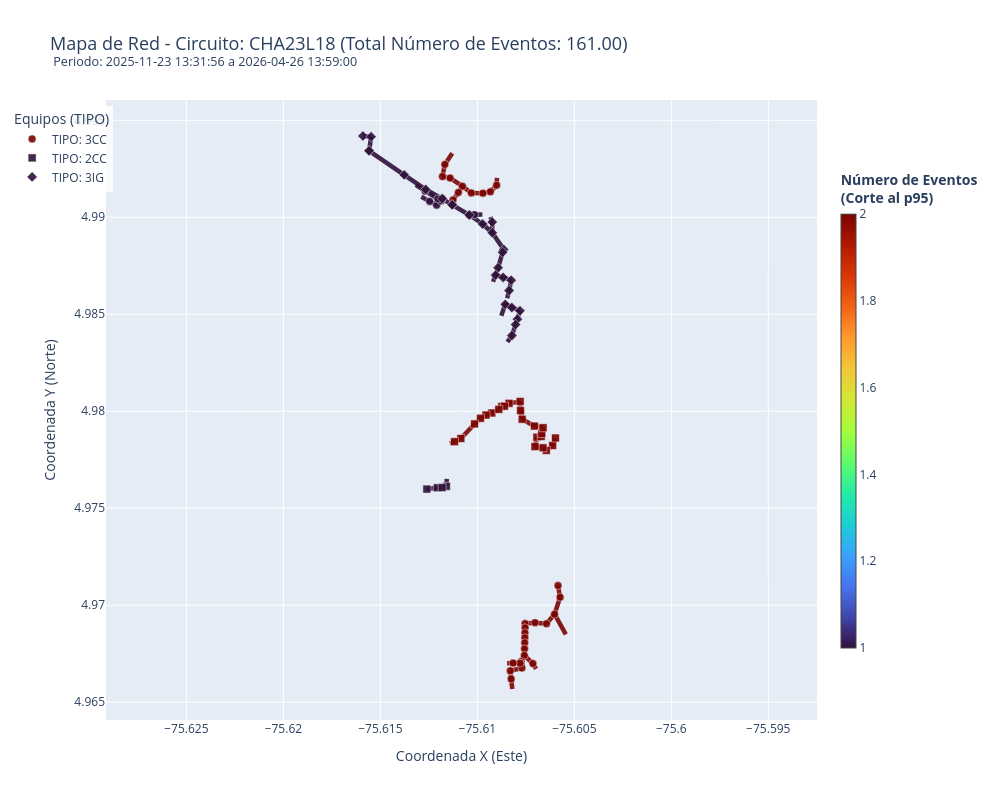

Here is the notebook cell this chart was saved with:
### Markdown cell above
## 2.2 GIS MAP

### Code cell
from chec_local_interpreter.plotting import plot_circuit_map_plotly

if SELECTED_CIRCUITOS:
    CIRCUITO_MAPA_INTERES = SELECTED_CIRCUITOS[0]
else:
    disponibles_mapa = available_circuits(raw_df)
    if not disponibles_mapa:
        raise ValueError("No hay circuitos disponibles para construir el mapa.")
    CIRCUITO_MAPA_INTERES = disponibles_mapa[0]

plot_circuit_map_plotly(
    df=raw_df,
    circuito_name=CIRCUITO_MAPA_INTERES,
    date_range=(START_DATE, END_DATE) if START_DATE or END_DATE else None,
    color_target='number_of_events',
)

### Figure 1 — Plotly figure (JSON) as saved in the notebook; plotly's stock layout.template omitted (floating-point values rounded to 4 significant figures)
{"data": [{"hoverinfo": "none", "marker": {"cmax": 2, "cmin": 1, "colorbar": {"len": 0.8, "thickness": 15, "title": {"font": {"weight": "bold"}, "text": "Número de Eventos<br>(Corte al p95)"}}, "colorscale": [[0, "#30123b"], [0.07143, "#4145ab"], [0.1429, "#4675ed"], [0.2143, "#39a2fc"], [0.2857, "#1bcfd4"], [0.3571, "#24eca6"], [0.4286, "#61fc6c"], [0.5, "#a4fc3b"], [0.5714, "#d1e834"], [0.6429, "#f3c63a"], [0.7143, "#fe9b2d"], [0.7857, "#f36315"], [0.8571, "#d93806"], [0.9286, "#b11901"], [1, "#7a0402"]], "showscale": true}, "mode": "markers", "showlegend": false, "type": "scatter", "x": [null], "y": [null]}, {"hoverinfo": "text", "line": {"color": "#7a0402", "width": 4.5}, "mode": "lines", "opacity": 0.9, "showlegend": false, "text": "FID_VANO: 20396400<br>TIPO: 3CC<br>Número de Eventos: 3.00", "type": "scatter", "x": [-75.61, -75.61], "y": [4.993, 4.993]}, {"hoverinfo": "text", "line": {"color": "#7a0402", "width": 4.5}, "mode": "lines", "opacity": 0.9, "showlegend": false, "text": "FID_VANO: 49284992<br>TIPO: 3CC<br>Número de Eventos: 3.00", "type": "scatter", "x": [-75.61, -75.61], "y": [4.992, 4.992]}, {"hoverinfo": "text", "line": {"color": "#7a0402", "width": 4.5}, "mode": "lines", "opacity": 0.9, "showlegend": false, "text": "FID_VANO: 49284993<br>TIPO: 3CC<br>Número de Eventos: 3.00", "type": "scatter", "x": [-75.61, -75.61], "y": [4.992, 4.993]}, {"hoverinfo": "text", "line": {"color": "#7a0402", "width": 4.5}, "mode": "lines", "opacity": 0.9, "showlegend": false, "text": "FID_VANO: 49284994<br>TIPO: 3CC<br>Número de Eventos: 3.00", "type": "scatter", "x": [-75.61, -75.61], "y": [4.992, 4.992]}, {"hoverinfo": "text", "line": {"color": "#30123b", "width": 4.5}, "mode": "lines", "opacity": 0.9, "showlegend": false, "text": "FID_VANO: 20396190<br>TIPO: 3CC<br>Número de Eventos: 1.00", "type": "scatter", "x": [-75.61, -75.61], "y": [4.99, 4.99]}, {"hoverinfo": "text", "line": {"color": "#30123b", "width": 4.5}, "mode": "lines", "opacity": 0.9, "showlegend": false, "text": "FID_VANO: 20396191<br>TIPO: 3CC<br>Número de Eventos: 1.00", "type": "scatter", "x": [-75.61, -75.61], "y": [4.99, 4.99]}, {"hoverinfo": "text", "line": {"color": "#30123b", "width": 4.5}, "mode": "lines", "opacity": 0.9, "showlegend": false, "text": "FID_VANO: 20396485<br>TIPO: 2CC<br>Número de Eventos: 1.00", "type": "scatter", "x": [-75.61, -75.61], "y": [4.976, 4.977]}, {"hoverinfo": "text", "line": {"color": "#30123b", "width": 4.5}, "mode": "lines", "opacity": 0.9, "showlegend": false, "text": "FID_VANO: 20396492<br>TIPO: 2CC<br>Número de Eventos: 1.00", "type": "scatter", "x": [-75.61, -75.61], "y": [4.976, 4.976]}, {"hoverinfo": "text", "line": {"color": "#30123b", "width": 4.5}, "mode": "lines", "opacity": 0.9, "showlegend": false, "text": "FID_VANO: 20396493<br>TIPO: 2CC<br>Número de Eventos: 1.00", "type": "scatter", "x": [-75.61, -75.61], "y": [4.976, 4.976]}, {"hoverinfo": "text", "line": {"color": "#30123b", "width": 4.5}, "mode": "lines", "opacity": 0.9, "showlegend": false, "text": "FID_VANO: 20396494<br>TIPO: 2CC<br>Número de Eventos: 1.00", "type": "scatter", "x": [-75.61, -75.61], "y": [4.976, 4.976]}, {"hoverinfo": "text", "line": {"color": "#30123b", "width": 4.5}, "mode": "lines", "opacity": 0.9, "showlegend": false, "text": "FID_VANO: 20396187<br>TIPO: 3CC<br>Número de Eventos: 1.00", "type": "scatter", "x": [-75.61, -75.61], "y": [4.991, 4.991]}, {"hoverinfo": "text", "line": {"color": "#30123b", "width": 4.5}, "mode": "lines", "opacity": 0.9, "showlegend": false, "text": "FID_VANO: 20396347<br>TIPO: 3CC<br>Número de Eventos: 1.00", "type": "scatter", "x": [-75.61, -75.61], "y": [4.991, 4.991]}, {"hoverinfo": "text", "line": {"color": "#30123b", "width": 4.5}, "mode": "lines", "opacity": 0.9, "showlegend": false, "text": "FID_VANO: 20396375<br>TIPO: 3CC<br>Número de Eventos: 1.00", "type": "scatter", "x": [-75.61, -75.61], "y": [4.991, 4.991]}, {"hoverinfo": "text", "line": {"color": "#30123b", "width": 4.5}, "mode": "lines", "opacity": 0.9, "showlegend": false, "text": "FID_VANO: 20396460<br>TIPO: 3CC<br>Número de Eventos: 1.00", "type": "scatter", "x": [-75.61, -75.61], "y": [4.991, 4.991]}, {"hoverinfo": "text", "line": {"color": "#30123b", "width": 4.5}, "mode": "lines", "opacity": 0.9, "showlegend": false, "text": "FID_VANO: 20396461<br>TIPO: 3CC<br>Número de Eventos: 1.00", "type": "scatter", "x": [-75.61, -75.61], "y": [4.991, 4.991]}, {"hoverinfo": "text", "line": {"color": "#30123b", "width": 4.5}, "mode": "lines", "opacity": 0.9, "showlegend": false, "text": "FID_VANO: 20396462<br>TIPO: 3CC<br>Número de Eventos: 1.00", "type": "scatter", "x": [-75.61, -75.61], "y": [4.991, 4.992]}, {"hoverinfo": "text", "line": {"color": "#30123b", "width": 4.5}, "mode": "lines", "opacity": 0.9, "showlegend": false, "text": "FID_VANO: 40147603<br>TIPO: 3CC<br>Número de Eventos: 1.00", "type": "scatter", "x": [-75.61, -75.61], "y": [4.991, 4.991]}, {"hoverinfo": "text", "line": {"color": "#30123b", "width": 4.5}, "mode": "lines", "opacity": 0.9, "showlegend": false, "text": "FID_VANO: 20396129<br>TIPO: 3IG<br>Número de Eventos: 1.00", "type": "scatter", "x": [-75.61, -75.61], "y": [4.992, 4.991]}, {"hoverinfo": "text", "line": {"color": "#30123b", "width": 4.5}, "mode": "lines", "opacity": 0.9, "showlegend": false, "text": "FID_VANO: 20396131<br>TIPO: 3IG<br>Número de Eventos: 1.00", "type": "scatter", "x": [-75.61, -75.61], "y": [4.986, 4.985]}, {"hoverinfo": "text", "line": {"color": "#30123b", "width": 4.5}, "mode": "lines", "opacity": 0.9, "showlegend": false, "text": "FID_VANO: 20396132<br>TIPO: 3IG<br>Número de Eventos: 1.00", "type": "scatter", "x": [-75.61, -75.61], "y": [4.986, 4.986]}, {"hoverinfo": "text", "line": {"color": "#30123b", "width": 4.5}, "mode": "lines", "opacity": 0.9, "showlegend": false, "text": "FID_VANO: 20396133<br>TIPO: 3IG<br>Número de Eventos: 1.00", "type": "scatter", "x": [-75.61, -75.61], "y": [4.986, 4.985]}, {"hoverinfo": "text", "line": {"color": "#30123b", "width": 4.5}, "mode": "lines", "opacity": 0.9, "showlegend": false, "text": "FID_VANO: 20396134<br>TIPO: 3IG<br>Número de Eventos: 1.00", "type": "scatter", "x": [-75.61, -75.61], "y": [4.984, 4.984]}, {"hoverinfo": "text", "line": {"color": "#30123b", "width": 4.5}, "mode": "lines", "opacity": 0.9, "showlegend": false, "text": "FID_VANO: 20396148<br>TIPO: 3IG<br>Número de Eventos: 1.00", "type": "scatter", "x": [-75.61, -75.61], "y": [4.991, 4.991]}, {"hoverinfo": "text", "line": {"color": "#30123b", "width": 4.5}, "mode": "lines", "opacity": 0.9, "showlegend": false, "text": "FID_VANO: 20396188<br>TIPO: 3IG<br>Número de Eventos: 1.00", "type": "scatter", "x": [-75.61, -75.61], "y": [4.991, 4.991]}, {"hoverinfo": "text", "line": {"color": "#30123b", "width": 4.5}, "mode": "lines", "opacity": 0.9, "showlegend": false, "text": "FID_VANO: 20396189<br>TIPO: 3IG<br>Número de Eventos: 1.00", "type": "scatter", "x": [-75.61, -75.61], "y": [4.991, 4.99]}, {"hoverinfo": "text", "line": {"color": "#30123b", "width": 4.5}, "mode": "lines", "opacity": 0.9, "showlegend": false, "text": "FID_VANO: 20396199<br>TIPO: 3IG<br>Número de Eventos: 1.00", "type": "scatter", "x": [-75.61, -75.61], "y": [4.99, 4.99]}, {"hoverinfo": "text", "line": {"color": "#30123b", "width": 4.5}, "mode": "lines", "opacity": 0.9, "showlegend": false, "text": "FID_VANO: 20396200<br>TIPO: 3IG<br>Número de Eventos: 1.00", "type": "scatter", "x": [-75.61, -75.61], "y": [4.99, 4.989]}, {"hoverinfo": "text", "line": {"color": "#30123b", "width": 4.5}, "mode": "lines", "opacity": 0.9, "showlegend": false, "text": "FID_VANO: 20396201<br>TIPO: 3IG<br>Número de Eventos: 1.00", "type": "scatter", "x": [-75.61, -75.61], "y": [4.989, 4.99]}, {"hoverinfo": "text", "line": {"color": "#30123b", "width": 4.5}, "mode": "lines", "opacity": 0.9, "showlegend": false, "text": "FID_VANO: 20396202<br>TIPO: 3IG<br>Número de Eventos: 1.00", "type": "scatter", "x": [-75.61, -75.61], "y": [4.99, 4.99]}, {"hoverinfo": "text", "line": {"color": "#30123b", "width": 4.5}, "mode": "lines", "opacity": 0.9, "showlegend": false, "text": "FID_VANO: 20396203<br>TIPO: 3IG<br>Número de Eventos: 1.00", "type": "scatter", "x": [-75.61, -75.61], "y": [4.989, 4.988]}, {"hoverinfo": "text", "line": {"color": "#30123b", "width": 4.5}, "mode": "lines", "opacity": 0.9, "showlegend": false, "text": "FID_VANO: 20396204<br>TIPO: 3IG<br>Número de Eventos: 1.00", "type": "scatter", "x": [-75.61, -75.61], "y": [4.988, 4.988]}, {"hoverinfo": "text", "line": {"color": "#30123b", "width": 4.5}, "mode": "lines", "opacity": 0.9, "showlegend": false, "text": "FID_VANO: 20396205<br>TIPO: 3IG<br>Número de Eventos: 1.00", "type": "scatter", "x": [-75.61, -75.61], "y": [4.988, 4.987]}, {"hoverinfo": "text", "line": {"color": "#30123b", "width": 4.5}, "mode": "lines", "opacity": 0.9, "showlegend": false, "text": "FID_VANO: 20396206<br>TIPO: 3IG<br>Número de Eventos: 1.00", "type": "scatter", "x": [-75.61, -75.61], "y": [4.987, 4.987]}, {"hoverinfo": "text", "line": {"color": "#30123b", "width": 4.5}, "mode": "lines", "opacity": 0.9, "showlegend": false, "text": "FID_VANO: 20396207<br>TIPO: 3IG<br>Número de Eventos: 1.00", "type": "scatter", "x": [-75.61, -75.61], "y": [4.987, 4.987]}, {"hoverinfo": "text", "line": {"color": "#30123b", "width": 4.5}, "mode": "lines", "opacity": 0.9, "showlegend": false, "text": "FID_VANO: 20396218<br>TIPO: 3IG<br>Número de Eventos: 1.00", "type": "scatter", "x": [-75.61, -75.61], "y": [4.987, 4.987]}, {"hoverinfo": "text", "line": {"color": "#30123b", "width": 4.5}, "mode": "lines", "opacity": 0.9, "showlegend": false, "text": "FID_VANO: 20396268<br>TIPO: 3IG<br>Número de Eventos: 1.00", "type": "scatter", "x": [-75.62, -75.62], "y": [4.994, 4.994]}, {"hoverinfo": "text", "line": {"color": "#30123b", "width": 4.5}, "mode": "lines", "opacity": 0.9, "showlegend": false, "text": "FID_VANO: 20396353<br>TIPO: 3IG<br>Número de Eventos: 1.00", "type": "scatter", "x": [-75.61, -75.61], "y": [4.987, 4.986]}, {"hoverinfo": "text", "line": {"color": "#30123b", "width": 4.5}, "mode": "lines", "opacity": 0.9, "showlegend": false, "text": "FID_VANO: 20396362<br>TIPO: 3IG<br>Número de Eventos: 1.00", "type": "scatter", "x": [-75.61, -75.61], "y": [4.985, 4.985]}, {"hoverinfo": "text", "line": {"color": "#30123b", "width": 4.5}, "mode": "lines", "opacity": 0.9, "showlegend": false, "text": "FID_VANO: 20396363<br>TIPO: 3IG<br>Número de Eventos: 1.00", "type": "scatter", "x": [-75.61, -75.61], "y": [4.985, 4.985]}, {"hoverinfo": "text", "line": {"color": "#30123b", "width": 4.5}, "mode": "lines", "opacity": 0.9, "showlegend": false, "text": "FID_VANO: 20396385<br>TIPO: 3IG<br>Número de Eventos: 1.00", "type": "scatter", "x": [-75.61, -75.61], "y": [4.986, 4.986]}, {"hoverinfo": "text", "line": {"color": "#30123b", "width": 4.5}, "mode": "lines", "opacity": 0.9, "showlegend": false, "text": "FID_VANO: 20396393<br>TIPO: 3IG<br>Número de Eventos: 1.00", "type": "scatter", "x": [-75.61, -75.61], "y": [4.985, 4.984]}, {"hoverinfo": "text", "line": {"color": "#30123b", "width": 4.5}, "mode": "lines", "opacity": 0.9, "showlegend": false, "text": "FID_VANO: 20396394<br>TIPO: 3IG<br>Número de Eventos: 1.00", "type": "scatter", "x": [-75.61, -75.61], "y": [4.984, 4.984]}, {"hoverinfo": "text", "line": {"color": "#30123b", "width": 4.5}, "mode": "lines", "opacity": 0.9, "showlegend": false, "text": "FID_VANO: 20396395<br>TIPO: 3IG<br>Número de Eventos: 1.00", "type": "scatter", "x": [-75.62, -75.62], "y": [4.994, 4.993]}, {"hoverinfo": "text", "line": {"color": "#30123b", "width": 4.5}, "mode": "lines", "opacity": 0.9, "showlegend": false, "text": "FID_VANO: 20396396<br>TIPO: 3IG<br>Número de Eventos: 1.00", "type": "scatter", "x": [-75.62, -75.61], "y": [4.993, 4.992]}, {"hoverinfo": "text", "line": {"color": "#30123b", "width": 4.5}, "mode": "lines", "opacity": 0.9, "showlegend": false, "text": "FID_VANO: 20396397<br>TIPO: 3IG<br>Número de Eventos: 1.00", "type": "scatter", "x": [-75.62, -75.62], "y": [4.993, 4.993]}, {"hoverinfo": "text", "line": {"color": "#30123b", "width": 4.5}, "mode": "lines", "opacity": 0.9, "showlegend": false, "text": "FID_VANO: 20396434<br>TIPO: 3IG<br>Número de Eventos: 1.00", "type": "scatter", "x": [-75.61, -75.61], "y": [4.987, 4.987]}, {"hoverinfo": "text", "line": {"color": "#30123b", "width": 4.5}, "mode": "lines", "opacity": 0.9, "showlegend": false, "text": "FID_VANO: 46928690<br>TIPO: 3IG<br>Número de Eventos: 1.00", "type": "scatter", "x": [-75.61, -75.61], "y": [4.991, 4.991]}, {"hoverinfo": "text", "line": {"color": "#7a0402", "width": 4.5}, "mode": "lines", "opacity": 0.9, "showlegend": false, "text": "FID_VANO: 20396139<br>TIPO: 3CC<br>Número de Eventos: 2.00", "type": "scatter", "x": [-75.61, -75.61], "y": [4.971, 4.97]}, {"hoverinfo": "text", "line": {"color": "#7a0402", "width": 4.5}, "mode": "lines", "opacity": 0.9, "showlegend": false, "text": "FID_VANO: 20396417<br>TIPO: 3CC<br>Número de Eventos: 2.00", "type": "scatter", "x": [-75.61, -75.61], "y": [4.97, 4.97]}, {"hoverinfo": "text", "line": {"color": "#7a0402", "width": 4.5}, "mode": "lines", "opacity": 0.9, "showlegend": false, "text": "FID_VANO: 20396449<br>TIPO: 3CC<br>Número de Eventos: 2.00", "type": "scatter", "x": [-75.61, -75.61], "y": [4.97, 4.969]}, {"hoverinfo": "text", "line": {"color": "#7a0402", "width": 4.5}, "mode": "lines", "opacity": 0.9, "showlegend": false, "text": "FID_VANO: 20396496<br>TIPO: 3CC<br>Número de Eventos: 2.00", "type": "scatter", "x": [-75.61, -75.61], "y": [4.97, 4.969]}, {"hoverinfo": "text", "line": {"color": "#7a0402", "width": 4.5}, "mode": "lines", "opacity": 0.9, "showlegend": false, "text": "FID_VANO: 20396497<br>TIPO: 3CC<br>Número de Eventos: 2.00", "type": "scatter", "x": [-75.61, -75.61], "y": [4.969, 4.969]}, {"hoverinfo": "text", "line": {"color": "#7a0402", "width": 4.5}, "mode": "lines", "opacity": 0.9, "showlegend": false, "text": "FID_VANO: 20396498<br>TIPO: 3CC<br>Número de Eventos: 2.00", "type": "scatter", "x": [-75.61, -75.61], "y": [4.969, 4.969]}, {"hoverinfo": "text", "line": {"color": "#7a0402", "width": 4.5}, "mode": "lines", "opacity": 0.9, "showlegend": false, "text": "FID_VANO: 20396499<br>TIPO: 3CC<br>Número de Eventos: 2.00", "type": "scatter", "x": [-75.61, -75.61], "y": [4.969, 4.969]}, {"hoverinfo": "text", "line": {"color": "#7a0402", "width": 4.5}, "mode": "lines", "opacity": 0.9, "showlegend": false, "text": "FID_VANO: 20396500<br>TIPO: 3CC<br>Número de Eventos: 2.00", "type": "scatter", "x": [-75.61, -75.61], "y": [4.969, 4.969]}, {"hoverinfo": "text", "line": {"color": "#7a0402", "width": 4.5}, "mode": "lines", "opacity": 0.9, "showlegend": false, "text": "FID_VANO: 20396501<br>TIPO: 3CC<br>Número de Eventos: 2.00", "type": "scatter", "x": [-75.61, -75.61], "y": [4.969, 4.968]}, {"hoverinfo": "text", "line": {"color": "#7a0402", "width": 4.5}, "mode": "lines", "opacity": 0.9, "showlegend": false, "text": "FID_VANO: 20396502<br>TIPO: 3CC<br>Número de Eventos: 2.00", "type": "scatter", "x": [-75.61, -75.61], "y": [4.968, 4.968]}, {"hoverinfo": "text", "line": {"color": "#7a0402", "width": 4.5}, "mode": "lines", "opacity": 0.9, "showlegend": false, "text": "FID_VANO: 20396503<br>TIPO: 3CC<br>Número de Eventos: 2.00", "type": "scatter", "x": [-75.61, -75.61], "y": [4.968, 4.968]}, {"hoverinfo": "text", "line": {"color": "#7a0402", "width": 4.5}, "mode": "lines", "opacity": 0.9, "showlegend": false, "text": "FID_VANO: 20396504<br>TIPO: 3CC<br>Número de Eventos: 2.00", "type": "scatter", "x": [-75.61, -75.61], "y": [4.968, 4.967]}, {"hoverinfo": "text", "line": {"color": "#7a0402", "width": 4.5}, "mode": "lines", "opacity": 0.9, "showlegend": false, "text": "FID_VANO: 20396505<br>TIPO: 3CC<br>Número de Eventos: 2.00", "type": "scatter", "x": [-75.61, -75.61], "y": [4.967, 4.967]}, {"hoverinfo": "text", "line": {"color": "#7a0402", "width": 4.5}, "mode": "lines", "opacity": 0.9, "showlegend": false, "text": "FID_VANO: 20396506<br>TIPO: 3CC<br>Número de Eventos: 2.00", "type": "scatter", "x": [-75.61, -75.61], "y": [4.967, 4.967]}, {"hoverinfo": "text", "line": {"color": "#7a0402", "width": 4.5}, "mode": "lines", "opacity": 0.9, "showlegend": false, "text": "FID_VANO: 20396507<br>TIPO: 3CC<br>Número de Eventos: 2.00", "type": "scatter", "x": [-75.61, -75.61], "y": [4.967, 4.967]}, {"hoverinfo": "text", "line": {"color": "#7a0402", "width": 4.5}, "mode": "lines", "opacity": 0.9, "showlegend": false, "text": "FID_VANO: 20396508<br>TIPO: 3CC<br>Número de Eventos: 2.00", "type": "scatter", "x": [-75.61, -75.61], "y": [4.967, 4.967]}, {"hoverinfo": "text", "line": {"color": "#7a0402", "width": 4.5}, "mode": "lines", "opacity": 0.9, "showlegend": false, "text": "FID_VANO: 20396509<br>TIPO: 3CC<br>Número de Eventos: 2.00", "type": "scatter", "x": [-75.61, -75.61], "y": [4.967, 4.967]}, {"hoverinfo": "text", "line": {"color": "#7a0402", "width": 4.5}, "mode": "lines", "opacity": 0.9, "showlegend": false, "text": "FID_VANO: 20396511<br>TIPO: 3CC<br>Número de Eventos: 2.00", "type": "scatter", "x": [-75.61, -75.61], "y": [4.967, 4.967]}, {"hoverinfo": "text", "line": {"color": "#7a0402", "width": 4.5}, "mode": "lines", "opacity": 0.9, "showlegend": false, "text": "FID_VANO: 20396512<br>TIPO: 3CC<br>Número de Eventos: 2.00", "type": "scatter", "x": [-75.61, -75.61], "y": [4.967, 4.967]}, {"hoverinfo": "text", "line": {"color": "#7a0402", "width": 4.5}, "mode": "lines", "opacity": 0.9, "showlegend": false, "text": "FID_VANO: 40212073<br>TIPO: 3CC<br>Número de Eventos: 2.00", "type": "scatter", "x": [-75.61, -75.61], "y": [4.967, 4.966]}, {"hoverinfo": "text", "line": {"color": "#7a0402", "width": 4.5}, "mode": "lines", "opacity": 0.9, "showlegend": false, "text": "FID_VANO: 40212076<br>TIPO: 3CC<br>Número de Eventos: 2.00", "type": "scatter", "x": [-75.61, -75.61], "y": [4.966, 4.966]}, {"hoverinfo": "text", "line": {"color": "#7a0402", "width": 4.5}, "mode": "lines", "opacity": 0.9, "showlegend": false, "text": "FID_VANO: 357402702<br>TIPO: 3CC<br>Número de Eventos: 2.00", "type": "scatter", "x": [-75.61, -75.61], "y": [4.967, 4.967]}, {"hoverinfo": "text", "line": {"color": "#7a0402", "width": 4.5}, "mode": "lines", "opacity": 0.9, "showlegend": false, "text": "FID_VANO: 357559731<br>TIPO: 3CC<br>Número de Eventos: 2.00", "type": "scatter", "x": [-75.61, -75.61], "y": [4.967, 4.967]}, {"hoverinfo": "text", "line": {"color": "#7a0402", "width": 4.5}, "mode": "lines", "opacity": 0.9, "showlegend": false, "text": "FID_VANO: 20396159<br>TIPO: 2CC<br>Número de Eventos: 2.00", "type": "scatter", "x": [-75.61, -75.61], "y": [4.98, 4.98]}, {"hoverinfo": "text", "line": {"color": "#7a0402", "width": 4.5}, "mode": "lines", "opacity": 0.9, "showlegend": false, "text": "FID_VANO: 20396160<br>TIPO: 2CC<br>Número de Eventos: 2.00", "type": "scatter", "x": [-75.61, -75.61], "y": [4.98, 4.98]}, {"hoverinfo": "text", "line": {"color": "#7a0402", "width": 4.5}, "mode": "lines", "opacity": 0.9, "showlegend": false, "text": "FID_VANO: 20396161<br>TIPO: 2CC<br>Número de Eventos: 2.00", "type": "scatter", "x": [-75.61, -75.61], "y": [4.98, 4.979]}, {"hoverinfo": "text", "line": {"color": "#7a0402", "width": 4.5}, "mode": "lines", "opacity": 0.9, "showlegend": false, "text": "FID_VANO: 20396162<br>TIPO: 2CC<br>Número de Eventos: 2.00", "type": "scatter", "x": [-75.61, -75.61], "y": [4.979, 4.979]}, {"hoverinfo": "text", "line": {"color": "#7a0402", "width": 4.5}, "mode": "lines", "opacity": 0.9, "showlegend": false, "text": "FID_VANO: 20396168<br>TIPO: 2CC<br>Número de Eventos: 2.00", "type": "scatter", "x": [-75.61, -75.61], "y": [4.981, 4.98]}, {"hoverinfo": "text", "line": {"color": "#7a0402", "width": 4.5}, "mode": "lines", "opacity": 0.9, "showlegend": false, "text": "FID_VANO: 20396169<br>TIPO: 2CC<br>Número de Eventos: 2.00", "type": "scatter", "x": [-75.61, -75.61], "y": [4.98, 4.98]}, {"hoverinfo": "text", "line": {"color": "#7a0402", "width": 4.5}, "mode": "lines", "opacity": 0.9, "showlegend": false, "text": "FID_VANO: 20396170<br>TIPO: 2CC<br>Número de Eventos: 2.00", "type": "scatter", "x": [-75.61, -75.61], "y": [4.98, 4.98]}, {"hoverinfo": "text", "line": {"color": "#7a0402", "width": 4.5}, "mode": "lines", "opacity": 0.9, "showlegend": false, "text": "FID_VANO: 20396171<br>TIPO: 2CC<br>Número de Eventos: 2.00", "type": "scatter", "x": [-75.61, -75.61], "y": [4.98, 4.98]}, {"hoverinfo": "text", "line": {"color": "#7a0402", "width": 4.5}, "mode": "lines", "opacity": 0.9, "showlegend": false, "text": "FID_VANO: 20396172<br>TIPO: 2CC<br>Número de Eventos: 2.00", "type": "scatter", "x": [-75.61, -75.61], "y": [4.98, 4.98]}, {"hoverinfo": "text", "line": {"color": "#7a0402", "width": 4.5}, "mode": "lines", "opacity": 0.9, "showlegend": false, "text": "FID_VANO: 20396265<br>TIPO: 2CC<br>Número de Eventos: 2.00", "type": "scatter", "x": [-75.61, -75.61], "y": [4.979, 4.98]}, {"hoverinfo": "text", "line": {"color": "#7a0402", "width": 4.5}, "mode": "lines", "opacity": 0.9, "showlegend": false, "text": "FID_VANO: 20396266<br>TIPO: 2CC<br>Número de Eventos: 2.00", "type": "scatter", "x": [-75.61, -75.61], "y": [4.98, 4.98]}, {"hoverinfo": "text", "line": {"color": "#7a0402", "width": 4.5}, "mode": "lines", "opacity": 0.9, "showlegend": false, "text": "FID_VANO: 20396267<br>TIPO: 2CC<br>Número de Eventos: 2.00", "type": "scatter", "x": [-75.61, -75.61], "y": [4.98, 4.981]}, {"hoverinfo": "text", "line": {"color": "#7a0402", "width": 4.5}, "mode": "lines", "opacity": 0.9, "showlegend": false, "text": "FID_VANO: 20396447<br>TIPO: 2CC<br>Número de Eventos: 2.00", "type": "scatter", "x": [-75.61, -75.61], "y": [4.979, 4.978]}, {"hoverinfo": "text", "line": {"color": "#7a0402", "width": 4.5}, "mode": "lines", "opacity": 0.9, "showlegend": false, "text": "FID_VANO: 20396448<br>TIPO: 2CC<br>Número de Eventos: 2.00", "type": "scatter", "x": [-75.61, -75.61], "y": [4.978, 4.978]}, {"hoverinfo": "text", "line": {"color": "#7a0402", "width": 4.5}, "mode": "lines", "opacity": 0.9, "showlegend": false, "text": "FID_VANO: 43294643<br>TIPO: 2CC<br>Número de Eventos: 2.00", "type": "scatter", "x": [-75.61, -75.61], "y": [4.978, 4.978]}, {"hoverinfo": "text", "line": {"color": "#7a0402", "width": 4.5}, "mode": "lines", "opacity": 0.9, "showlegend": false, "text": "FID_VANO: 43294653<br>TIPO: 2CC<br>Número de Eventos: 2.00", "type": "scatter", "x": [-75.61, -75.61], "y": [4.978, 4.978]}, {"hoverinfo": "text", "line": {"color": "#7a0402", "width": 4.5}, "mode": "lines", "opacity": 0.9, "showlegend": false, "text": "FID_VANO: 43294662<br>TIPO: 2CC<br>Número de Eventos: 2.00", "type": "scatter", "x": [-75.61, -75.61], "y": [4.978, 4.978]}, {"hoverinfo": "text", "line": {"color": "#7a0402", "width": 4.5}, "mode": "lines", "opacity": 0.9, "showlegend": false, "text": "FID_VANO: 43294673<br>TIPO: 2CC<br>Número de Eventos: 2.00", "type": "scatter", "x": [-75.61, -75.61], "y": [4.978, 4.979]}, {"hoverinfo": "text", "line": {"color": "#7a0402", "width": 4.5}, "mode": "lines", "opacity": 0.9, "showlegend": false, "text": "FID_VANO: 43294679<br>TIPO: 2CC<br>Número de Eventos: 2.00", "type": "scatter", "x": [-75.61, -75.61], "y": [4.979, 4.979]}, {"hoverinfo": "text", "line": {"color": "#7a0402", "width": 4.5}, "mode": "lines", "opacity": 0.9, "showlegend": false, "text": "FID_VANO: 43294686<br>TIPO: 2CC<br>Número de Eventos: 2.00", "type": "scatter", "x": [-75.61, -75.61], "y": [4.979, 4.979]}, {"hoverinfo": "text", "line": {"color": "#7a0402", "width": 4.5}, "mode": "lines", "opacity": 0.9, "showlegend": false, "text": "FID_VANO: 43294689<br>TIPO: 2CC<br>Número de Eventos: 2.00", "type": "scatter", "x": [-75.61, -75.61], "y": [4.979, 4.979]}, {"hoverinfo": "text", "line": {"color": "#7a0402", "width": 4.5}, "mode": "lines", "opacity": 0.9, "showlegend": false, "text": "FID_VANO: 43294690<br>TIPO: 2CC<br>Número de Eventos: 2.00", "type": "scatter", "x": [-75.61, -75.61], "y": [4.979, 4.979]}, {"hoverinfo": "text", "line": {"color": "#7a0402", "width": 4.5}, "mode": "lines", "opacity": 0.9, "showlegend": false, "text": "FID_VANO: 43294692<br>TIPO: 2CC<br>Número de Eventos: 2.00", "type": "scatter", "x": [-75.61, -75.61], "y": [4.979, 4.978]}, {"hoverinfo": "text", "line": {"color": "#7a0402", "width": 4.5}, "mode": "lines", "opacity": 0.9, "showlegend": false, "text": "FID_VANO: 46928684<br>TIPO: 3CC<br>Número de Eventos: 2.00", "type": "scatter", "x": [-75.61, -75.61], "y": [4.992, 4.992]}, {"hoverinfo": "text", "line": {"color": "#7a0402", "width": 4.5}, "mode": "lines", "opacity": 0.9, "showlegend": false, "text": "FID_VANO: 46928685<br>TIPO: 3CC<br>Número de Eventos: 2.00", "type": "scatter", "x": [-75.61, -75.61], "y": [4.991, 4.991]}, {"hoverinfo": "text", "line": {"color": "#7a0402", "width": 4.5}, "mode": "lines", "opacity": 0.9, "showlegend": false, "text": "FID_VANO: 46928686<br>TIPO: 3CC<br>Número de Eventos: 2.00", "type": "scatter", "x": [-75.61, -75.61], "y": [4.991, 4.992]}, {"hoverinfo": "text", "line": {"color": "#7a0402", "width": 4.5}, "mode": "lines", "opacity": 0.9, "showlegend": false, "text": "FID_VANO: 46928687<br>TIPO: 3CC<br>Número de Eventos: 2.00", "type": "scatter", "x": [-75.61, -75.61], "y": [4.991, 4.992]}, {"hoverinfo": "text", "line": {"color": "#7a0402", "width": 4.5}, "mode": "lines", "opacity": 0.9, "showlegend": false, "text": "FID_VANO: 46928688<br>TIPO: 3CC<br>Número de Eventos: 2.00", "type": "scatter", "x": [-75.61, -75.61], "y": [4.991, 4.991]}, {"hoverinfo": "text", "line": {"color": "#7a0402", "width": 4.5}, "mode": "lines", "opacity": 0.9, "showlegend": false, "text": "FID_VANO: 46928689<br>TIPO: 3CC<br>Número de Eventos: 2.00", "type": "scatter", "x": [-75.61, -75.61], "y": [4.991, 4.991]}, {"hoverinfo": "text", "line": {"color": "#7a0402", "width": 4.5}, "mode": "lines", "opacity": 0.9, "showlegend": false, "text": "FID_VANO: 46928691<br>TIPO: 3CC<br>Número de Eventos: 2.00", "type": "scatter", "x": [-75.61, -75.61], "y": [4.992, 4.991]}, {"hoverinfo": "text", "marker": {"cmax": 2, "cmin": 1, "color": [3, 3, 3, 3, 1, 1, 1, 1, 1, 1, 1, 1, 2, 2, 2, 2, 2, 2, 2, 2, 2, 2, 2, 2, 2, 2, 2, 2, 2, 2, 2, 2, 2, 2, 2, 2, 2, 2, 2], "colorscale": [[0, "#30123b"], [0.07143, "#4145ab"], [0.1429, "#4675ed"], [0.2143, "#39a2fc"], [0.2857, "#1bcfd4"], [0.3571, "#24eca6"], [0.4286, "#61fc6c"], [0.5, "#a4fc3b"], [0.5714, "#d1e834"], [0.6429, "#f3c63a"], [0.7143, "#fe9b2d"], [0.7857, "#f36315"], [0.8571, "#d93806"], [0.9286, "#b11901"], [1, "#7a0402"]], "line": {"color": "white", "width": 0.5}, "opacity": 0.9, "showscale": false, "size": 8, "symbol": "circle"}, "mode": "markers", "name": "TIPO: 3CC", "text": ["FID_VANO: 20396400<br>TIPO: 3CC<br>Número de Eventos: 3.00", "FID_VANO: 49284992<br>TIPO: 3CC<br>Número de Eventos: 3.00", "FID_VANO: 49284993<br>TIPO: 3CC<br>Número de Eventos: 3.00", "FID_VANO: 49284994<br>TIPO: 3CC<br>Número de Eventos: 3.00", "FID_VANO: 20396190<br>TIPO: 3CC<br>Número de Eventos: 1.00", "FID_VANO: 20396191<br>TIPO: 3CC<br>Número de Eventos: 1.00", "FID_VANO: 20396187<br>TIPO: 3CC<br>Número de Eventos: 1.00", "FID_VANO: 20396347<br>TIPO: 3CC<br>Número de Eventos: 1.00", "FID_VANO: 20396375<br>TIPO: 3CC<br>Número de Eventos: 1.00", "FID_VANO: 20396461<br>TIPO: 3CC<br>Número de Eventos: 1.00", "FID_VANO: 20396462<br>TIPO: 3CC<br>Número de Eventos: 1.00", "FID_VANO: 40147603<br>TIPO: 3CC<br>Número de Eventos: 1.00", "FID_VANO: 20396139<br>TIPO: 3CC<br>Número de Eventos: 2.00", "FID_VANO: 20396417<br>TIPO: 3CC<br>Número de Eventos: 2.00", "FID_VANO: 20396449<br>TIPO: 3CC<br>Número de Eventos: 2.00", "FID_VANO: 20396497<br>TIPO: 3CC<br>Número de Eventos: 2.00", "FID_VANO: 20396498<br>TIPO: 3CC<br>Número de Eventos: 2.00", "FID_VANO: 20396499<br>TIPO: 3CC<br>Número de Eventos: 2.00", "FID_VANO: 20396500<br>TIPO: 3CC<br>Número de Eventos: 2.00", "FID_VANO: 20396501<br>TIPO: 3CC<br>Número de Eventos: 2.00", "FID_VANO: 20396502<br>TIPO: 3CC<br>Número de Eventos: 2.00", "FID_VANO: 20396503<br>TIPO: 3CC<br>Número de Eventos: 2.00", "FID_VANO: 20396504<br>TIPO: 3CC<br>Número de Eventos: 2.00", "FID_VANO: 20396505<br>TIPO: 3CC<br>Número de Eventos: 2.00", "FID_VANO: 20396506<br>TIPO: 3CC<br>Número de Eventos: 2.00", "FID_VANO: 20396508<br>TIPO: 3CC<br>Número de Eventos: 2.00", "FID_VANO: 20396509<br>TIPO: 3CC<br>Número de Eventos: 2.00", "FID_VANO: 20396511<br>TIPO: 3CC<br>Número de Eventos: 2.00", "FID_VANO: 20396512<br>TIPO: 3CC<br>Número de Eventos: 2.00", "FID_VANO: 40212073<br>TIPO: 3CC<br>Número de Eventos: 2.00", "FID_VANO: 40212076<br>TIPO: 3CC<br>Número de Eventos: 2.00", "FID_VANO: 357402702<br>TIPO: 3CC<br>Número de Eventos: 2.00", "FID_VANO: 357559731<br>TIPO: 3CC<br>Número de Eventos: 2.00", "FID_VANO: 46928684<br>TIPO: 3CC<br>Número de Eventos: 2.00", "FID_VANO: 46928685<br>TIPO: 3CC<br>Número de Eventos: 2.00", "FID_VANO: 46928686<br>TIPO: 3CC<br>Número de Eventos: 2.00", "FID_VANO: 46928687<br>TIPO: 3CC<br>Número de Eventos: 2.00", "FID_VANO: 46928688<br>TIPO: 3CC<br>Número de Eventos: 2.00", "FID_VANO: 46928689<br>TIPO: 3CC<br>Número de Eventos: 2.00"], "type": "scatter", "x": [-75.61, -75.61, -75.61, -75.61, -75.61, -75.61, -75.61, -75.61, -75.61, -75.61, -75.61, -75.61, -75.61, -75.61, -75.61, -75.61, -75.61, -75.61, -75.61, -75.61, -75.61, -75.61, -75.61, -75.61, -75.61, -75.61, -75.61, -75.61, -75.61, -75.61, -75.61, -75.61, -75.61, -75.61, -75.61, -75.61, -75.61, -75.61, -75.61], "y": [4.993, 4.992, 4.992, 4.992, 4.99, 4.99, 4.991, 4.991, 4.991, 4.991, 4.991, 4.991, 4.971, 4.97, 4.97, 4.969, 4.969, 4.969, 4.969, 4.969, 4.968, 4.968, 4.968, 4.967, 4.967, 4.967, 4.967, 4.967, 4.967, 4.967, 4.966, 4.967, 4.967, 4.992, 4.991, 4.991, 4.991, 4.991, 4.991]}, {"hoverinfo": "text", "marker": {"cmax": 2, "cmin": 1, "color": [1, 1, 1, 1, 2, 2, 2, 2, 2, 2, 2, 2, 2, 2, 2, 2, 2, 2, 2, 2, 2, 2, 2, 2, 2, 2, 2], "colorscale": [[0, "#30123b"], [0.07143, "#4145ab"], [0.1429, "#4675ed"], [0.2143, "#39a2fc"], [0.2857, "#1bcfd4"], [0.3571, "#24eca6"], [0.4286, "#61fc6c"], [0.5, "#a4fc3b"], [0.5714, "#d1e834"], [0.6429, "#f3c63a"], [0.7143, "#fe9b2d"], [0.7857, "#f36315"], [0.8571, "#d93806"], [0.9286, "#b11901"], [1, "#7a0402"]], "line": {"color": "white", "width": 0.5}, "opacity": 0.9, "showscale": false, "size": 8, "symbol": "square"}, "mode": "markers", "name": "TIPO: 2CC", "text": ["FID_VANO: 20396485<br>TIPO: 2CC<br>Número de Eventos: 1.00", "FID_VANO: 20396492<br>TIPO: 2CC<br>Número de Eventos: 1.00", "FID_VANO: 20396493<br>TIPO: 2CC<br>Número de Eventos: 1.00", "FID_VANO: 20396494<br>TIPO: 2CC<br>Número de Eventos: 1.00", "FID_VANO: 20396159<br>TIPO: 2CC<br>Número de Eventos: 2.00", "FID_VANO: 20396160<br>TIPO: 2CC<br>Número de Eventos: 2.00", "FID_VANO: 20396161<br>TIPO: 2CC<br>Número de Eventos: 2.00", "FID_VANO: 20396162<br>TIPO: 2CC<br>Número de Eventos: 2.00", "FID_VANO: 20396168<br>TIPO: 2CC<br>Número de Eventos: 2.00", "FID_VANO: 20396169<br>TIPO: 2CC<br>Número de Eventos: 2.00", "FID_VANO: 20396170<br>TIPO: 2CC<br>Número de Eventos: 2.00", "FID_VANO: 20396171<br>TIPO: 2CC<br>Número de Eventos: 2.00", "FID_VANO: 20396172<br>TIPO: 2CC<br>Número de Eventos: 2.00", "FID_VANO: 20396265<br>TIPO: 2CC<br>Número de Eventos: 2.00", "FID_VANO: 20396266<br>TIPO: 2CC<br>Número de Eventos: 2.00", "FID_VANO: 20396267<br>TIPO: 2CC<br>Número de Eventos: 2.00", "FID_VANO: 20396447<br>TIPO: 2CC<br>Número de Eventos: 2.00", "FID_VANO: 20396448<br>TIPO: 2CC<br>Número de Eventos: 2.00", "FID_VANO: 43294643<br>TIPO: 2CC<br>Número de Eventos: 2.00", "FID_VANO: 43294653<br>TIPO: 2CC<br>Número de Eventos: 2.00", "FID_VANO: 43294662<br>TIPO: 2CC<br>Número de Eventos: 2.00", "FID_VANO: 43294673<br>TIPO: 2CC<br>Número de Eventos: 2.00", "FID_VANO: 43294679<br>TIPO: 2CC<br>Número de Eventos: 2.00", "FID_VANO: 43294686<br>TIPO: 2CC<br>Número de Eventos: 2.00", "FID_VANO: 43294689<br>TIPO: 2CC<br>Número de Eventos: 2.00", "FID_VANO: 43294690<br>TIPO: 2CC<br>Número de Eventos: 2.00", "FID_VANO: 43294692<br>TIPO: 2CC<br>Número de Eventos: 2.00"], "type": "scatter", "x": [-75.61, -75.61, -75.61, -75.61, -75.61, -75.61, -75.61, -75.61, -75.61, -75.61, -75.61, -75.61, -75.61, -75.61, -75.61, -75.61, -75.61, -75.61, -75.61, -75.61, -75.61, -75.61, -75.61, -75.61, -75.61, -75.61, -75.61], "y": [4.976, 4.976, 4.976, 4.976, 4.98, 4.98, 4.98, 4.979, 4.981, 4.98, 4.98, 4.98, 4.98, 4.979, 4.98, 4.98, 4.979, 4.978, 4.978, 4.978, 4.978, 4.978, 4.979, 4.979, 4.979, 4.979, 4.979]}, {"hoverinfo": "text", "marker": {"cmax": 2, "cmin": 1, "color": [1, 1, 1, 1, 1, 1, 1, 1, 1, 1, 1, 1, 1, 1, 1, 1, 1, 1, 1, 1, 1, 1, 1, 1, 1, 1], "colorscale": [[0, "#30123b"], [0.07143, "#4145ab"], [0.1429, "#4675ed"], [0.2143, "#39a2fc"], [0.2857, "#1bcfd4"], [0.3571, "#24eca6"], [0.4286, "#61fc6c"], [0.5, "#a4fc3b"], [0.5714, "#d1e834"], [0.6429, "#f3c63a"], [0.7143, "#fe9b2d"], [0.7857, "#f36315"], [0.8571, "#d93806"], [0.9286, "#b11901"], [1, "#7a0402"]], "line": {"color": "white", "width": 0.5}, "opacity": 0.9, "showscale": false, "size": 8, "symbol": "diamond"}, "mode": "markers", "name": "TIPO: 3IG", "text": ["FID_VANO: 20396129<br>TIPO: 3IG<br>Número de Eventos: 1.00", "FID_VANO: 20396131<br>TIPO: 3IG<br>Número de Eventos: 1.00", "FID_VANO: 20396134<br>TIPO: 3IG<br>Número de Eventos: 1.00", "FID_VANO: 20396148<br>TIPO: 3IG<br>Número de Eventos: 1.00", "FID_VANO: 20396188<br>TIPO: 3IG<br>Número de Eventos: 1.00", "FID_VANO: 20396189<br>TIPO: 3IG<br>Número de Eventos: 1.00", "FID_VANO: 20396199<br>TIPO: 3IG<br>Número de Eventos: 1.00", "FID_VANO: 20396200<br>TIPO: 3IG<br>Número de Eventos: 1.00", "FID_VANO: 20396201<br>TIPO: 3IG<br>Número de Eventos: 1.00", "FID_VANO: 20396202<br>TIPO: 3IG<br>Número de Eventos: 1.00", "FID_VANO: 20396204<br>TIPO: 3IG<br>Número de Eventos: 1.00", "FID_VANO: 20396205<br>TIPO: 3IG<br>Número de Eventos: 1.00", "FID_VANO: 20396206<br>TIPO: 3IG<br>Número de Eventos: 1.00", "FID_VANO: 20396207<br>TIPO: 3IG<br>Número de Eventos: 1.00", "FID_VANO: 20396218<br>TIPO: 3IG<br>Número de Eventos: 1.00", "FID_VANO: 20396268<br>TIPO: 3IG<br>Número de Eventos: 1.00", "FID_VANO: 20396353<br>TIPO: 3IG<br>Número de Eventos: 1.00", "FID_VANO: 20396362<br>TIPO: 3IG<br>Número de Eventos: 1.00", "FID_VANO: 20396363<br>TIPO: 3IG<br>Número de Eventos: 1.00", "FID_VANO: 20396385<br>TIPO: 3IG<br>Número de Eventos: 1.00", "FID_VANO: 20396393<br>TIPO: 3IG<br>Número de Eventos: 1.00", "FID_VANO: 20396394<br>TIPO: 3IG<br>Número de Eventos: 1.00", "FID_VANO: 20396395<br>TIPO: 3IG<br>Número de Eventos: 1.00", "FID_VANO: 20396396<br>TIPO: 3IG<br>Número de Eventos: 1.00", "FID_VANO: 20396397<br>TIPO: 3IG<br>Número de Eventos: 1.00", "FID_VANO: 46928690<br>TIPO: 3IG<br>Número de Eventos: 1.00"], "type": "scatter", "x": [-75.61, -75.61, -75.61, -75.61, -75.61, -75.61, -75.61, -75.61, -75.61, -75.61, -75.61, -75.61, -75.61, -75.61, -75.61, -75.62, -75.61, -75.61, -75.61, -75.61, -75.61, -75.61, -75.62, -75.62, -75.62, -75.61], "y": [4.992, 4.986, 4.984, 4.991, 4.991, 4.991, 4.99, 4.99, 4.989, 4.99, 4.988, 4.988, 4.987, 4.987, 4.987, 4.994, 4.987, 4.985, 4.985, 4.986, 4.985, 4.984, 4.994, 4.993, 4.993, 4.991]}], "layout": {"height": 800, "legend": {"bgcolor": "rgba(255, 255, 255, 0.8)", "title": {"text": "Equipos (TIPO)"}, "x": 0.01, "xanchor": "right", "y": 0.99, "yanchor": "top"}, "title": {"font": {"size": 18}, "text": "Mapa de Red - Circuito: CHA23L18 (Total Número de Eventos: 161.00)<br><sup> Periodo: 2025-11-23 13:31:56 a 2026-04-26 13:59:00 </sup>"}, "width": 1000, "xaxis": {"title": {"text": "Coordenada X (Este)"}}, "yaxis": {"scaleanchor": "x", "scaleratio": 1, "title": {"text": "Coordenada Y (Norte)"}}}}
